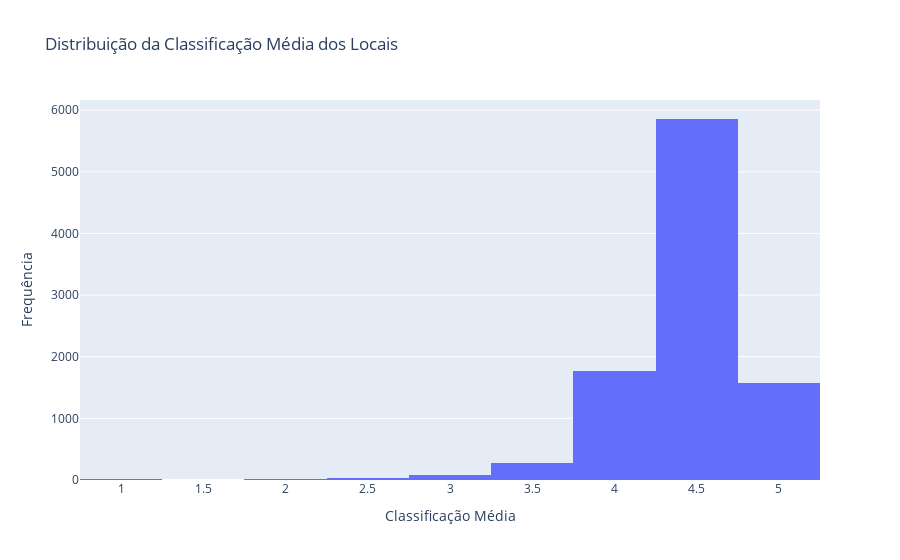

Here is the notebook cell this chart was saved with:
### Markdown cell above
#### Dataset informações gerais do estabelecimento

### Code cell
# Plotar um histograma da coluna 'rating'
fig = go.Figure(
    [go.Histogram(
        x=df_estabelecimentos['rating'],
        nbinsx=10
    )])

fig.update_layout(
    title='Distribuição da Classificação Média dos Locais',
    xaxis_title='Classificação Média',
    yaxis_title='Frequência')

fig.show()

### Figure 1 — Plotly figure (JSON) as saved in the notebook; plotly's stock layout.template omitted (floating-point values rounded to 4 significant figures; data arrays with more than 128 entries replaced by an {"elided": "..."} marker saying what was removed)
{"data": [{"nbinsx": 10, "type": "histogram", "x": {"elided": "10000 float values"}}], "layout": {"title": {"text": "Distribuição da Classificação Média dos Locais"}, "xaxis": {"title": {"text": "Classificação Média"}}, "yaxis": {"title": {"text": "Frequência"}}}}
